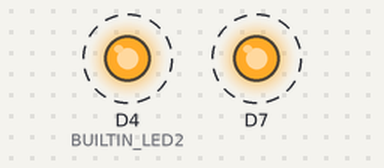
A sketch run on a simulated ESP8266 (NodeMCU). Shown: output pins drawn as LEDs (lit = HIGH). Dashed ring = blinking. What the sketch prints to the serial monitor is not drawn.

Above: at 0.5 s.
Timing chart, 0 to 4.6 s (numbered marks = the images above):
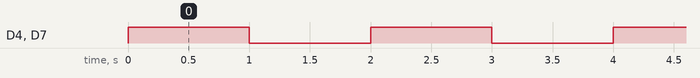

Measured:
- by itself, D4 (BUILTIN_LED2), D7: alternates HIGH for 1.0 s and LOW for 1.0 s

The sketch:

setup12e.ino
```cpp
const uint8_t BUILTIN_LED2 = 2; //GPIO2

void setup() {
  pinMode(BUILTIN_LED2, OUTPUT);
  pinMode(D7, OUTPUT);
}

void loop() {
  digitalWrite(D7, HIGH);
  digitalWrite(BUILTIN_LED2, HIGH);
  delay(1000);
  digitalWrite(D7, LOW);
  digitalWrite(BUILTIN_LED2, LOW);
  delay(1000);
  Serial.println("blink!");
}
```
